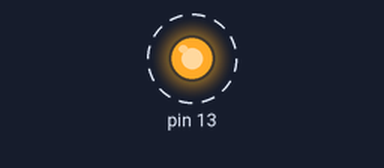
Bench run of a sketch on a simulated Arduino Uno, built with avr-gcc and run on an emulated ATmega328P. Parts: output pins drawn as LEDs (lit = HIGH). Dashed ring = blinking.

Above: at 0.5 s.
Timing chart, 0 to 4.6 s (numbered marks = the images above):
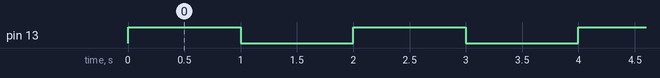

The sketch:

Two_LEDs13_HighLow.ino
```cpp
// C++ code
//
int time = 0;

void setup()
{
  pinMode(13, OUTPUT);

  time = 1000;
}

void loop()
{
  digitalWrite(13, HIGH);
  delay(time); // Wait for time millisecond(s)
  digitalWrite(13, LOW);
  delay(time); // Wait for time millisecond(s)
}
```

Measured:
- by itself, pin 13: alternates HIGH for 1.0 s and LOW for 1.0 s
